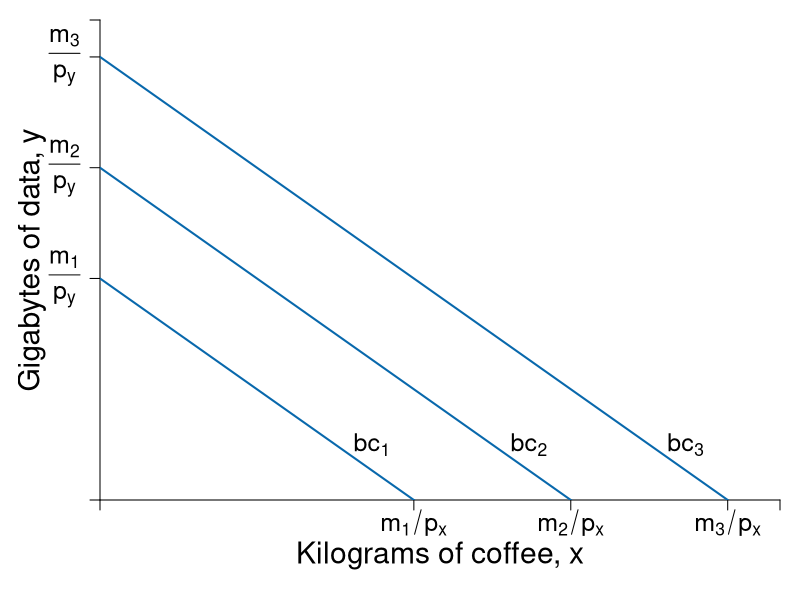

This figure's R source:
require(shape)
pdf(file = "indmarketdemand/budget_incomechange.pdf", width = 9, height = 7)

#Set parameters for graphics
pointsize <- 1.8
axislabelsize <- 1.8
labelsize <- 1.5
namesize <- 1.8
annotatesize <- 1.5
graphlinewidth <- 2
segmentlinewidth <- 1.5


COL <- c("#7fc97f", "#beaed4", "#fdc086", "#ffff99", "#386cb0", "#f0027f", "#bf5b17", "#666666")
COLA <- c("#99d8c9","#66c2a4","#41ae76", "#238b45", "#005824")
COLB <- c("#4eb3d3", "#2b8cbe", "#0868ac","#084081")
grays <- gray.colors(25, start = 1, end = 0)


#Edited the margins to cater for the larger LHS labels
par(mar =  c(5, 5, 1, 1))

bcA <- function(x, w = 20, p = 2) {
  w - p*x
}


xlims <- c(0, 13)
ylims <- c(0, 13)

npts <- 501 
x <- seq(xlims[1], xlims[2], length.out = npts)
y <- seq(ylims[1], ylims[2], length.out = npts) 
a <- c(13, 15, 17)

plot(0, 0, xlim = xlims, ylim = ylims, type = "n",
     xlab = expression(paste("")),
     ylab = expression(paste("")), 
     xaxt = "n", 
     yaxt = "n", 
     cex.lab = axislabelsize, 
     bty = "n",
     xaxs="i", 
     yaxs="i")

# ticksy <- seq(from = 0, to = ylims[2], by = 2)
# ylabels <- seq(from = 0, to = ylims[2], by = 2)
# ticksx <- seq(from = 0, to = xlims[2], by = 2)
# xlabels <- seq(from = 0, to = xlims[2], by = 2)
ticksy <- c(0, 6, 9, 12, ylims[2])
ylabels <- c(NA, expression(paste(frac(m[1],p[y]) )), expression(paste(frac(m[2],p[y]) )), expression(paste(frac(m[3],p[y]) )), NA)
ticksx <- c(0, 6, 9, 12, xlims[2])
xlabels <- c(NA, expression(paste(m[1]/p[x])), expression(paste(m[2]/p[x])), expression(paste(m[3]/p[x])), NA)

axis(1, at = ticksx, pos = 0, labels = xlabels, cex.axis = labelsize)
axis(2, at = ticksy, pos = 0, labels = ylabels, las = 1, cex.axis = labelsize)

npts <- 500 
xx1 <- seq(xlims[1], xlims[2], length.out = npts)

lines(xx1, bcA(xx1, w = 12, p = 1), col = COLB[3], lwd = graphlinewidth)
lines(xx1, bcA(xx1, w = 6, p = 1), col = COLB[3], lwd = graphlinewidth)
lines(xx1, bcA(xx1, w = 9, p = 1), col = COLB[3], lwd = graphlinewidth)
#lines(xx1, indiffA1(xx1, uA = 20, rmax = 2.5, xmax = 10), col = COLB[4], lwd = graphlinewidth)


#Label Axes
#mtext(expression(paste("Kilograms of coffee, ", x)), side=1, line = 2.5, cex = axislabelsize)
text(-1.3, 0.5*ylims[2], expression(paste("Gigabytes of data, ", y)), xpd = TRUE, cex = axislabelsize, srt = 90) 
text(0.5*xlims[2], -1.5, expression(paste("Kilograms of coffee, ", x)), xpd = TRUE, cex = axislabelsize) 

#Label the iso-welfare functions for the HG, Aisha
text(5.2, 1.5, expression(bc[1]), cex = annotatesize)
text(8.2, 1.5, expression(bc[2]), cex = annotatesize)
text(11.2, 1.5, expression(bc[3]), cex = annotatesize)


dev.off()
